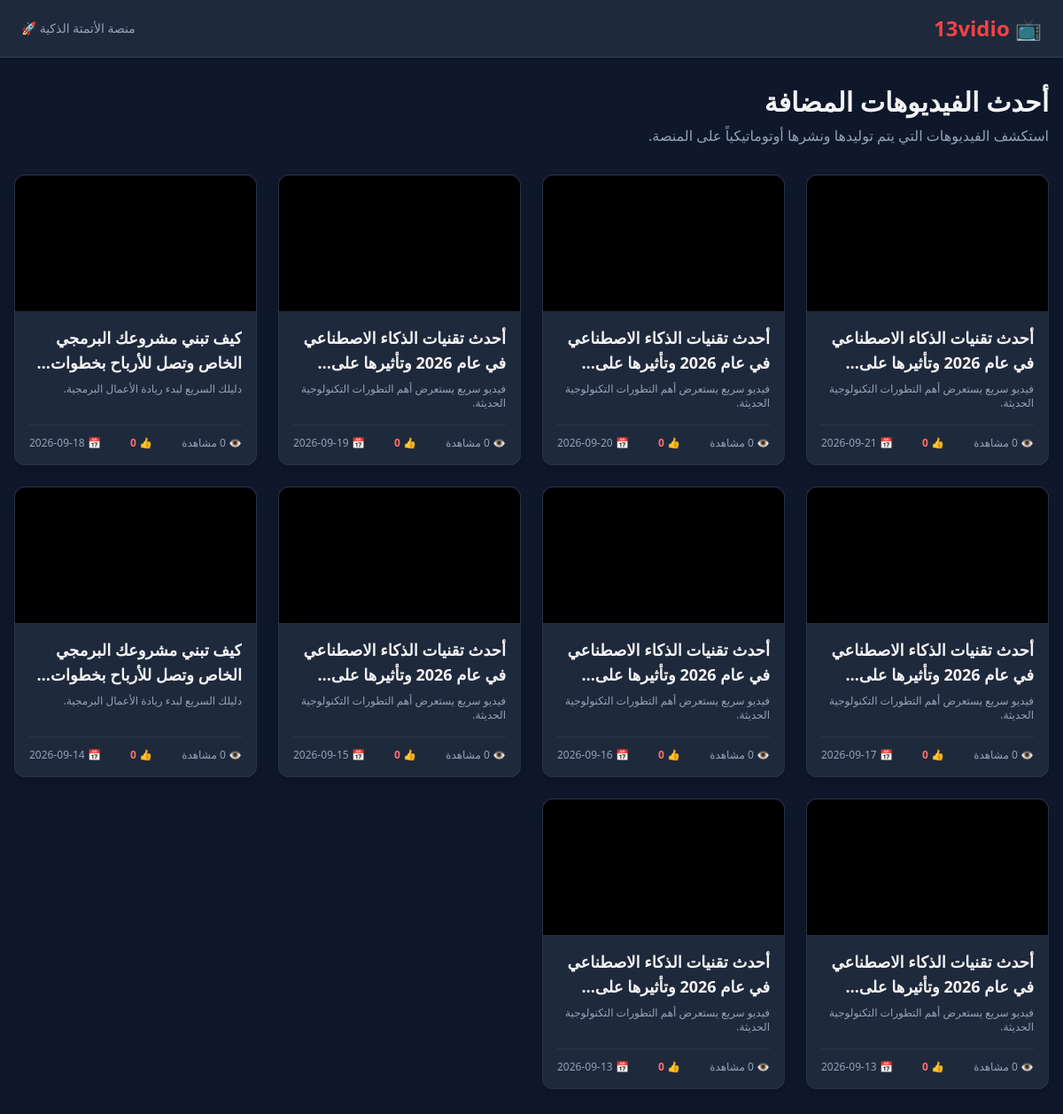
Before: / with the older database file.
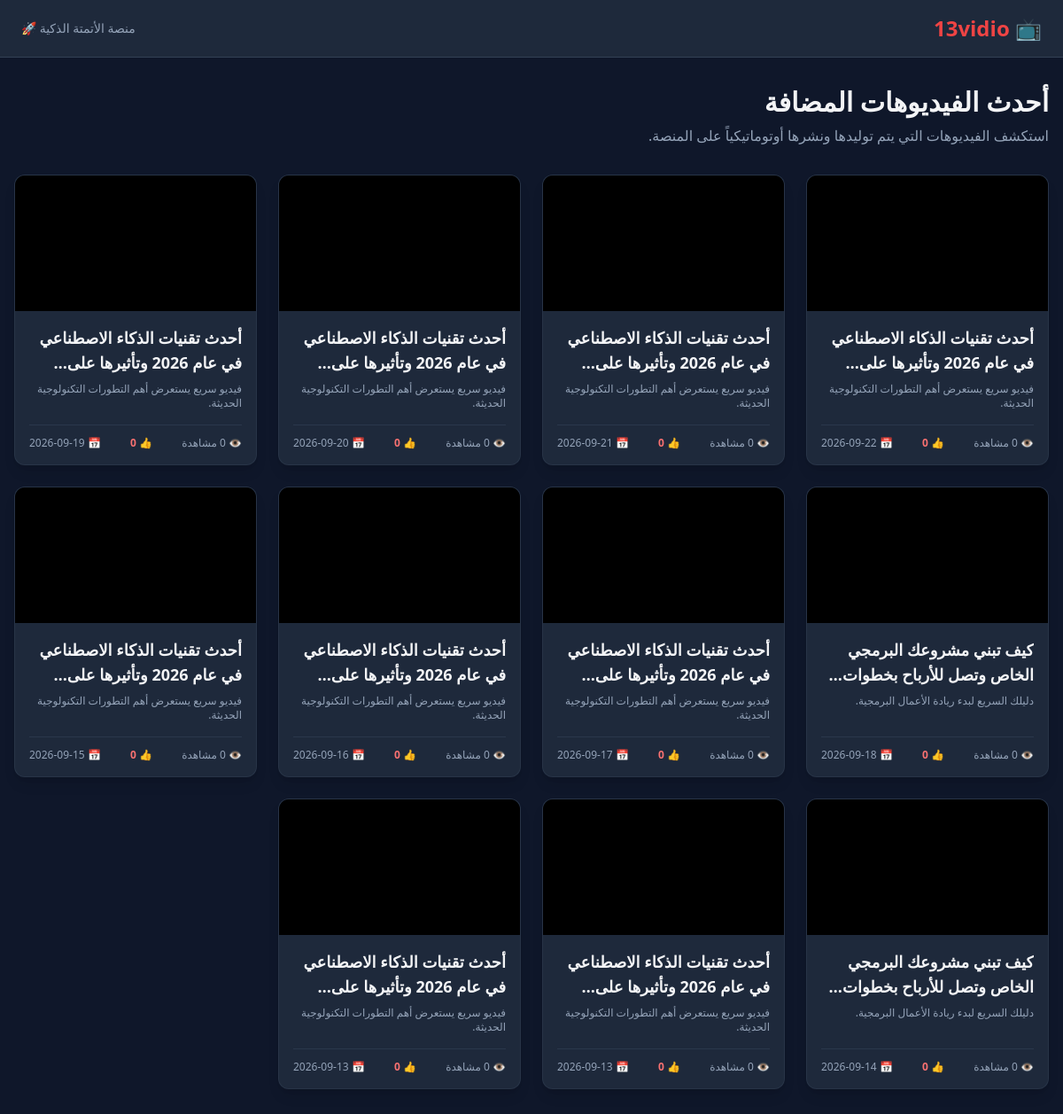
After: the same page with the newer database file.
### app.py (models this page shows)
class Video(db.Model):
  id = db.Column(db.Integer, primary_key=True)
  title = db.Column(db.String(200), nullable=False)
  description = db.Column(db.Text, nullable=True)
  video_url = db.Column(db.String(500), nullable=False)  # رابط الفيديو أو ملفه
  thumbnail_url = db.Column(
      db.String(500), nullable=True
  )  # صورة مصغرة للفيديو
  views = db.Column(db.Integer, default=0)
  likes = db.Column(db.Integer, default=0)
  created_at = db.Column(db.DateTime, default=datetime.utcnow)
  comments = db.relationship(
      "Comment", backref="video", lazy=True, cascade="all, delete-orphan"
  )

### app.py (the view)
@app.route("/")
def index():
  videos = Video.query.order_by(Video.created_at.desc()).all()
  return render_template("index.html", videos=videos)

### templates/index.html (shortened to what this page needs)
<!DOCTYPE html>
<html lang="ar" dir="rtl">
<head>
    <script src="https://cdn.tailwindcss.com"></script>
</head>
<body class="bg-slate-900 text-gray-100 min-h-screen">
    <nav class="bg-slate-800 border-b border-slate-700 px-6 py-4 flex justify-between items-center sticky top-0 z-50">
        <a href="{{ url_for('index') }}" class="text-2xl font-extrabold text-red-500 flex items-center gap-2">
            📺 13vidio
        </a>
        <div class="text-sm text-slate-400">
            منصة الأتمتة الذكية 🚀
        </div>
    </nav>
    <main class="max-w-7xl mx-auto px-4 py-8">
        <div class="mb-8">
            <h1 class="text-3xl font-bold mb-2">أحدث الفيديوهات المضافة</h1>
            <p class="text-slate-400">استكشف الفيديوهات التي يتم توليدها ونشرها أوتوماتيكياً على المنصة.</p>
        </div>
        <div class="grid grid-cols-1 sm:grid-cols-2 md:grid-cols-3 lg:grid-cols-4 gap-6">
            {% for video in videos %}
            <div class="bg-slate-800 rounded-xl overflow-hidden shadow-lg border border-slate-700/50 hover:border-red-500/50 transition duration-300 flex flex-col">
                <a href="{{ url_for('watch_video', video_id=video.id) }}" class="block aspect-video bg-black relative group">
                </a>
                <div class="p-4 flex flex-col flex-grow justify-between">
                    <div>
                        <a href="{{ url_for('watch_video', video_id=video.id) }}">
                            <h2 class="font-bold text-lg mb-2 line-clamp-2 hover:text-red-400 transition">{{ video.title }}</h2>
                        </a>
                        <p class="text-slate-400 text-xs line-clamp-2 mb-4">{{ video.description or "لا يوجد وصف." }}</p>
                    </div>
                    <div class="pt-3 border-t border-slate-700/60 flex justify-between items-center text-xs text-slate-400">
                        <span>👁️ {{ video.views }} مشاهدة</span>
                        <span class="text-red-400 font-semibold">👍 {{ video.likes }}</span>
                        <span>📅 {{ video.created_at.strftime('%Y-%m-%d') }}</span>
                    </div>
                </div>
            </div>
            {% else %}
            <div class="col-span-full text-center py-20 bg-slate-800/50 rounded-2xl border border-slate-800">
                <p class="text-xl text-slate-400 mb-2">لا توجد فيديوهات مضافة حتى الآن!</p>
                <p class="text-sm text-slate-500">قم بتشغيل أداة الأتمتة على جيت هب لتوليد أول فيديو.</p>
            </div>
            {% endfor %}
        </div>
    </main>
</body>
</html>

Changed rows visible on the page:
added Video: title "أحدث تقنيات الذكاء الاصطناعي في عام 2026 وتأثيرها…", description "فيديو سريع يستعرض أهم التطورات التكنولوجية الحديثة.", views "0", likes "0", created_at "2026-09-22"
